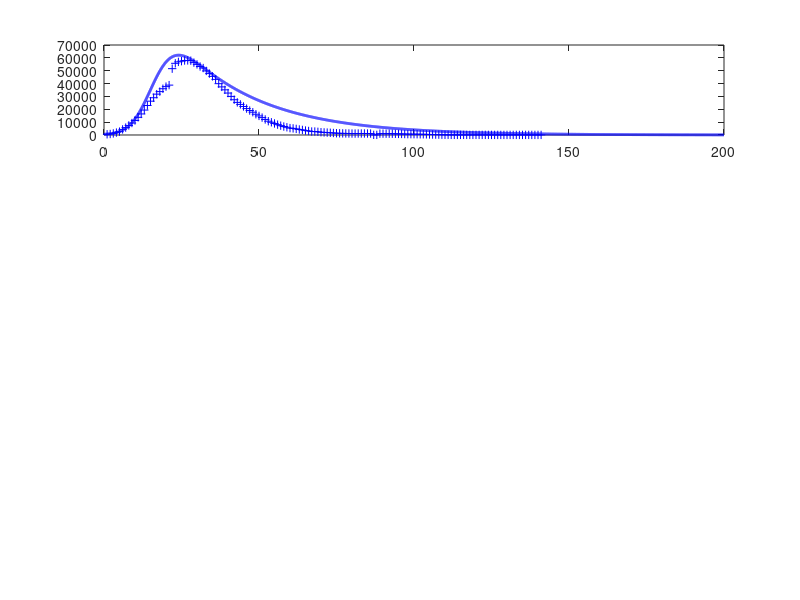

The MATLAB source for this figure: (Note: this script raises an error after producing the figure.)
% svr19.m

% Revised:  2020 03 25

% Mathemtatical model for the spread of the covid19 virus
% Model for GLOBAL spread of virus
% Model for CHINA spread of virus: download svr19CHINA.m
% Data from https://www.worldometers.info/coronavirus/
% Date file:  covid19.mat  variable covid19
% Model specified by the variables in the INPUT SECTION of the Script

% DOING PHYSICS WITH MATLAB: 
%   https://d-arora.github.io/Doing-Physics-With-Matlab/
% Documentation
%   http://www.physics.usyd.edu.au/teach_res/mp/doc/sird19E.htm
% Download Scripts
%   http://www.physics.usyd.edu.au/teach_res/mp/mscripts/

% Ian Cooper
% email: matlabvisualphysics@gmail.com
% Matlab 2019b

% Populations: Data d / Model
% Susceptible individuals:  Sd  S
% Active infections (currently infected);  Id  I
% Recovered:  Rd  R
% Dead:  Dd  D

close all
clear
clc

global Imax Rmax Dmax ITmax Smax

load('covid19.mat')

% DATA: variable covid19
% Col 1: World   Id   Currently Infected Cases
% Col 2: World   Rd   Recovered
% Col 3: World   Dd   Deaths

% Data for China with Script svr19CHINA.m
% Col 4: China   Total infected cases
% Col 5: China   Currently Infected Cases
% Col 6: China   Deaths
% Col 7: USA     Total infected cases
% Col 8: USA     Currently infected cases
% Col 9: USA     Deaths
% Col 10: AUST     Total infected cases
% Col 11: AUST     Currently infected cases
% Col 12: AUST     Deaths


% Initialize arrays  **************************************************
  % Model: number of time steps 
  num = 5000;
  I = zeros(num,1);
  N = zeros(num,1);
  D = zeros(num,1);
  R = zeros(num,1);

% INPUTS: Model Parameters ********************************************
% Maximum number of days for model   [200]
  tMax = 200;
% Adjustible model parameters  
  a(1) = 0.37;
  a(2) = 0.038;
  a(3) = 0.96;
  a(4) = 1;
  I(1) = 554;
  S0 = 1e7;
  Ss  = 500;
  w  = 9.4;
  t0 = 4;
  
% SETUP  ************************************************************** 
% Time [days]
  t = linspace(0,tMax,num)';
  dt = t(2) - t(1);

% Susceptible Population
  S = Ss + S0 .* exp(-0.5.*((t-t0)./w).^2);
  
% Exponential increase
  th = 3.5; k = log(2)/th;
  Iexp = I(1).*exp(k*(t));
  
% DATA: Id Rd Dd / Number of data days for COVID19 ******************** 
  Ndays  = find(covid19 == 0,1) - 1;  
  Idtot  = covid19(1:Ndays,4);
  Id     = covid19(1:Ndays,5);
  Dd     = covid19(1:Ndays,6);
  
  
  Rd = Idtot - Id - Dd;
  Idmax = max(Id);
  Rdmax = max(Rd);
  Ddmax = max(Dd);
  ITdmax = max(Idtot);
  
% DATA: Percentages
  pId = 100*Id(end) / Idtot(end);
  pRd = 100*Rd(end) / Idtot(end);
  pDd = 100*Dd(end) / Idtot(end);


% MODEL  **************************************************************  
for n = 1:num-1
  dS = a(1)*(S(n)/S0)*I(n)*dt;
  dN = a(2)*I(n)*dt;
  I(n+1) = I(n) + dS - dN;
  N(n+1) = N(n) + dN;
  R(n+1) = a(3)*N(n+1);
  D(n+1) = N(n+1) - R(n+1);
  S(n+1) = S(n+1) - a(4)*dS;
end

  Itot = I + R + D; 
  Imax = max(I);
  ITmax= max(Itot);
  Rmax = max(R);
  Dmax = max(D);
  Smax = max(S);
  
% Percentages: model
  pI = 100*I(end) / Itot(end);
  pR = 100*R(end) / Itot(end);
  pD = 100*D(end) / Itot(end);  
  
;
  

 
% GRAPHICS  *********************************************************** 

figure(1)
  set(gcf,'units','normalized');
  set(gcf,'position',[0.02 0.05 0.3 0.75]);
  set(gcf,'color','w');

subplot(4,1,1)  % INFECTIONS
    xP = 1: Ndays;
    yP = Id;
    plot(xP,yP,'b+')   

    hold on
    
    xP = t; yP = I;
    plot(xP,yP,'b','linewidth',2)
   
     plotMonths(1)
     
    grid on
    title('Active Infections  I')
    ylabel('I','FontName','Times New Roman')  
    set(gca,'fontsize',12)
  
    
subplot(4,1,2)   % RECOVERIES
    xP = 1: Ndays;
    yP = Rd; 
    plot(xP,yP,'k+')
    hold on
 
    xP = t; yP = R;
    plot(xP,yP,'k','linewidth',2)
    
    plotMonths(2)
    
    grid on

    ylabel('R')
    title('Recoveries  R')
    set(gca,'fontsize',12)
   
 
 subplot(4,1,3)    % DEATHS
    xP = 1: Ndays;
    yP = Dd; 
    plot(xP,yP,'r+')
    hold on
 
    xP = t; yP = D;
    plot(xP,yP,'r','linewidth',2)
    
    plotMonths(3)

    grid on
    ylabel('D')
    title('Deaths  D')
    set(gca,'fontsize',12) 
    
    
 subplot(4,1,4)   % Total infections
    xP = t(1:2500);
    yP = Iexp(1:2500);
    plot(xP,yP,'r','linewidth',1.2)
     ylim([0 1.2*ITmax])
    hold on
 
    xP = 1: Ndays;
    yP = Idtot; 
    plot(xP,yP,'b+')
    hold on
    xP = t; yP = Itot;
    plot(xP,yP,'b','linewidth',2)
    
    plotMonths(4)
    
    grid on
    xlabel('days elapsed')
    ylabel('I_{tot}','FontName','Times New Roman')
    title('Total Infections I_{tot}');
    set(gca,'fontsize',12) 
    

figure(2)
   set(gcf,'units','normalized');
   set(gcf,'position',[0.60 0.05 0.25 0.25]);
   set(gcf,'color','w');

   plotMonths(5)   

   xP = t; yP = S;
   plot(xP,yP,'k','linewidth',2)
   grid on
   xlabel('days elapsed')
   ylabel('Susceptible population  S') 
      
   txt = sprintf('S_{max} = %3.0e',Smax);
   text(105,0.9*Smax,txt,'fontsize',12)

    
    
    
figure(7)
   set(gcf,'units','normalized');
   set(gcf,'position',[0.33 0.1 0.25 0.5]);
   set(gcf,'color','w');

   xlim([0 120])
   ylim([-60 250])
   hh = 250; dh = -25;
   
   txt = 'Start date:  22 January 2020';
   Htext = text(0,hh,txt,'fontsize',12);
   set(Htext,'color','k')
   
   hh = hh+dh;
   txt = 'Model Parameters';
   text(0,hh,txt,'fontsize',12)
   
   hh = hh+dh;
   txt = sprintf('I(1) = %3.0f   S_0 = %2.0e   w = %2.2f   t_0 = %2.0f', ...
       I(1),S0,w,t0);
   text(0,hh,txt,'fontsize',12)
   
   hh = hh+dh;
   txt = sprintf('a(1) = %3.3f   a(2) = %2.3f   a(3) = %2.3f   a(4)= %2.3f', ...
       a(1),a(2),a(3),a(4));
   text(0,hh,txt,'fontsize',12)
      
   hh = hh+2*dh; 
   txt = 'DATA';
   text(0,hh,txt,'fontsize',12)
   
    z = datenum([2020 1 22]);
    z = z + Ndays-1;
    z = datetime(z,'ConvertFrom','datenum');
    z.Format = 'dd-MMM-yyyy';
    txt = cellstr(z) ; 
    text(20,hh,txt,'fontsize',12)
    
   hh = hh+dh;
   z1 = Id(end); z2 = Rd(end); z3 = Dd(end); z4 = z1+z2+z3;  
   txt = sprintf('I = %5.0f    R = %5.0f    D = %5.0f    I_{tot} = %5.0f', z1,z2,z3,z4);
   text(6,hh,txt,'fontsize',12)
   
   % Recoveries and Deaths
    pR = 100*Rd(end)/(Rd(end)+Dd(end));
    pD = 100*Dd(end)/(Rd(end)+Dd(end));
    hh = hh+dh;
    txt = sprintf('percent: Active = %2.1f  Recoveries = %2.1f    Deaths = %2.1f   ',pId,pRd,pDd);
    text(2,hh,txt,'fontsize',12)  
   
   hh = hh+2*dh; 
   txt = 'MODEL PREDICTIONS';
   text(0,hh,txt,'fontsize',12)
   
    z = datenum([2020 1 22]);
    z = z + tMax;
    z = datetime(z,'ConvertFrom','datenum');
    z.Format = 'dd-MMM-yyyy';
    txt = cellstr(z) ; 
    text(60,hh,txt,'fontsize',12)
   
   hh = hh+dh;
    z1 = I(end); z2 = R(end); z3 = D(end); z4 = z1+z2+z3;  
    txt = sprintf('I = %5.0f    R = %5.0f    D = %5.0f    I_{tot} = %5.0f', z1,z2,z3,z4);
    text(6,hh,txt,'fontsize',12)

   hh = hh+dh;
    txt = 'Peak';
    text(10,hh,txt,'fontsize',12)
    z = find(I == Imax,1);
    z = t(z) + datenum([2020 1 22]);
    z = datetime(z,'ConvertFrom','datenum');
    z.Format = 'dd-MMM-yyyy';
    txt = cellstr(z) ; 
    text(30,hh,txt,'fontsize',12)
   
    txt = sprintf('I_{peak} = %5.0f',Imax);
    text(70,hh,txt,'fontsize',12)
   
    hh = hh+dh;
    txt = sprintf('percent: Active = %2.1f  Recoveries = %2.1f    Deaths = %2.1f   ',pI,pR,pD);
    text(2,hh,txt,'fontsize',12)   
       

    
    axis off
   
    
    function  pM = plotMonths(z)
     global Imax Rmax Dmax ITmax Smax
     
     % Months
       m1 = [2020 01 22];    % day zero
       m2 = [2020 02  1];    % Feb
       m3 = [2020 03  1];    % Mar
       m4 = [2020 04  1];    % Apr
       m5 = [2020 05  1];    % May
       m6 = [2020 06  1];    % Jun
       m7 = [2020 07  1];    % Jul
       m8 = [2020 08  1];    % Aug
   
      tm(1) = datenum(m1);
      tm(2) = datenum(m2) - tm(1);
      tm(3) = datenum(m3) - tm(1);
      tm(4) = datenum(m4) - tm(1);
      tm(5) = datenum(m5) - tm(1);
      tm(6) = datenum(m6) - tm(1);
      tm(7) = datenum(m7) - tm(1);
      tm(8) = datenum(m8) - tm(1);
   
      if z == 1; yMax = Imax; end
      if z == 2; yMax = Rmax; end
      if z == 3; yMax = Dmax; end
      if z == 4; yMax = ITmax; end
      if z == 5; yMax = Smax; end
      
      for n = 2:8
        plot([tm(n), tm(n)], [0, yMax],'linewidth',1,'color', [0.5 0.5 0.5]);
        hold on
      end
      
      ys = 0.8;
      text(22, ys*yMax,'F')
      text(52, ys*yMax,'M')
      text(82, ys*yMax,'A')
      text(112,ys*yMax,'M')
      text(142,ys*yMax,'J')
      text(172,ys*yMax,'J')
      
   end
   
   
